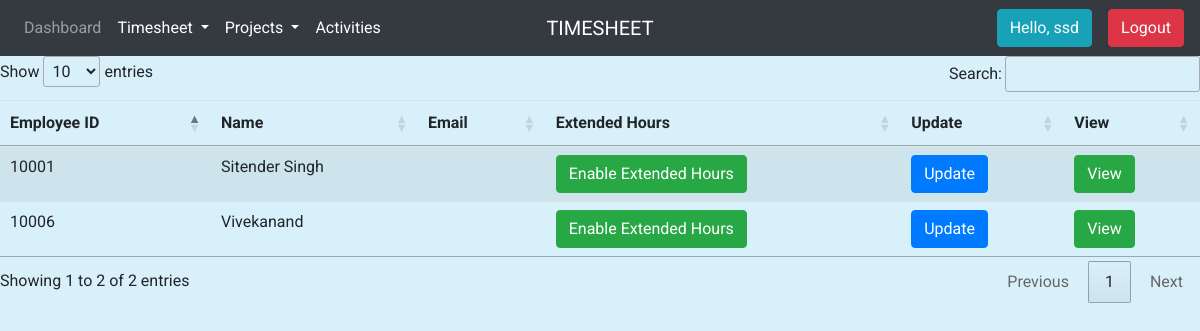
Before: /view_employees/ (signed in) with the older database file.
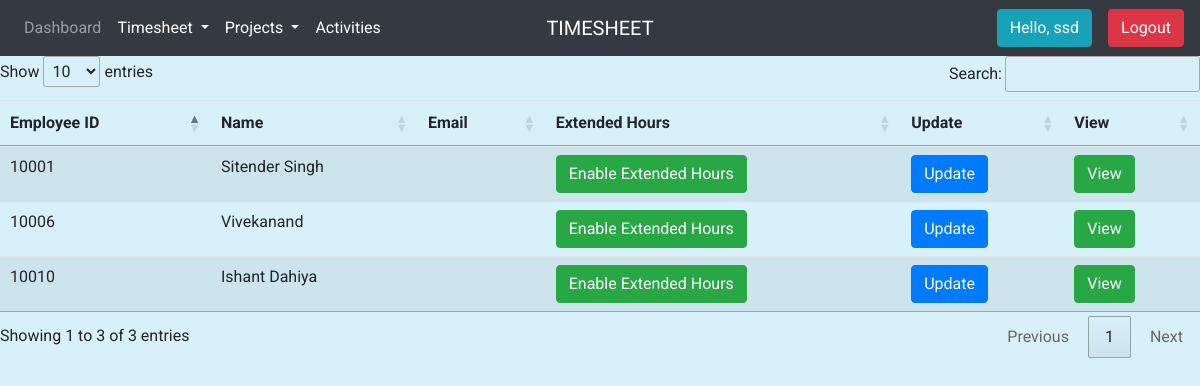
After: the same page with the newer database file.
### accounts/models.py (models this page shows, shortened)
class Employee(models.Model):
    user = models.OneToOneField(User, null=True, on_delete=models.CASCADE)
    employee_id = models.IntegerField(primary_key=True)
    name = models.CharField(max_length=200, null=True)
    phone = models.CharField(max_length=200, null=True)
    manager = models.ForeignKey('self', on_delete=models.CASCADE, null=True, blank=True)
    date_created = models.DateTimeField(auto_now_add=True, null=True)
    designation_name = (('Office Boy', 'Office Boy'),('Driver', 'Driver'),('Draftman', 'Draftman'),('Assistant', 'Assistant'),
    ('Sr Assistant', 'Sr Assistant'),('Secreatary', 'Secreatary'),('Executive', 'Executive'),('Sr Executive', 'Sr Executive'),
    ('Engineer', 'Engineer'),('Graduate Trainee', 'Graduate Trainee'),('GTE', 'GTE'),('Lead Engineer', 'Lead Engineer'),
    ('Sr Engineer', 'Sr Engineer'),('Manager', 'Manager'),('Assistant Manager', 'Assistant Manager'),
    ('Deputy Manager', 'Deputy Manager'),('Sr Manager', 'Sr Manager'),('Chief Manager', 'Chief Manager'),
    ('General Manager', 'General Manager'),('AVP', 'AVP'),('VP', 'VP'),('DP', 'DP'),('CEO', 'CEO'),('CMD', 'CMD'))
    designation = models.CharField(max_length=200, null=True, choices=designation_name)
    location = models.CharField(max_length=200, null=True, choices=(('Delhi', 'Delhi'), ('Offshore', 'Offshore')))
    department_info = models.ForeignKey('DepInfo', on_delete=models.CASCADE, null=True, blank=True)
    service_type = models.CharField(max_length=200, null=True, choices=(('Regular', 'Regular'), ('Contract', 'Contract')))
    extended_hours = models.BooleanField(null=False, default=False)

### accounts/views.py (the view)
# urls.py: path('view_employees/', views.viewEmployees, name='view_employees'),
@login_required(login_url='/')
def viewEmployees(request):
    employees = Employee.objects.filter(department_info = request.user.employee.department_info)
    data = {'employees': employees}
    return render(request, 'accounts/view_employees.html', data)

### accounts/templatetags/group_check.py (called while the page is built)
@register.filter(name='has_group')
def has_group(user, group_name):
    group = Group.objects.get(name=group_name)
    return True if group in user.groups.all() else False

### accounts/templates/accounts/view_employees.html (shortened to what this page needs)
{% extends 'accounts/main.html' %}
{% block content %}
{% include 'accounts/_navbar.html' %}
{% load static %}
<table id="myTable" class="table table-striped" >
    <thead>
      <tr>
        <th>Employee ID</th>
        <th>Name</th>
        <th>Email</th>
        <th>Extended Hours</th>
        <th>Update</th>
        <th>View</th>
      </tr>
    </thead>
    <tbody>
    {% for employee in employees %}
      <tr>
        <td>{{employee.employee_id}}</td>
        <td>{{employee.name}}</td>
        <td>{{employee.email}}</td>
        {% if employee.extended_hours %}
        <td><a name="" id="" class="btn btn-danger" href=" {% url 'extended' employee.employee_id%} " role="button">Disable Extended Hours</a></td>
        {%else%}
        <td><a name="" id="" class="btn btn-success" href="{% url 'extended' employee.employee_id%}" role="button">Enable Extended Hours</a></td>
        {%endif%}
        <td><a name="" id="" class="btn btn-primary" href=" {%url 'update_employee' employee.employee_id%} " role="button">Update</a></td>
        <td><a name="" id="" class="btn btn-success" href="#" role="button">View</a></td>
      </tr>
    {% endfor %}
    </tbody>
  </table>
{% endblock %}

Changed rows visible on the page:
added Employee: employee_id "10010", name "Ishant Dahiya", extended_hours "Enable Extended Hours"
Other visible differences:
text written by a page script: "Show entries Search: Showing 1 to 2 of 2 entries Previous 1 Next" → "Show entries Search: Showing 1 to 3 of 3 entries Previous 1 Next"
